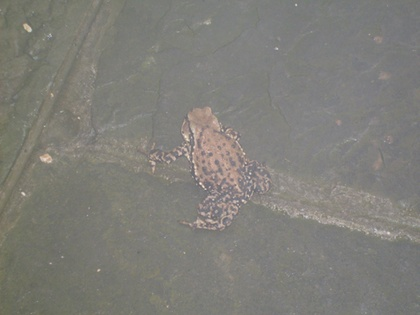
%> input picture images/frog.jpg, 420 x 315 px, shrunk from 512 x 384 before the run
$ octave hist.m   (GNU Octave 9; MATLAB toolbox functions it lacks are replaced by stand-ins)
%> lines starting %> are read from the running program, lines starting %| are printed output that depends on the picture
img=imread('C:\Animesh\images\images\frog.jpg');
%> img is the input picture: size 315x420x3 uint8; mean R, G, B 127.7, 126.5, 120.9

img=rgb2gray(img);
%> img: size 315x420 uint8

imhist(img);
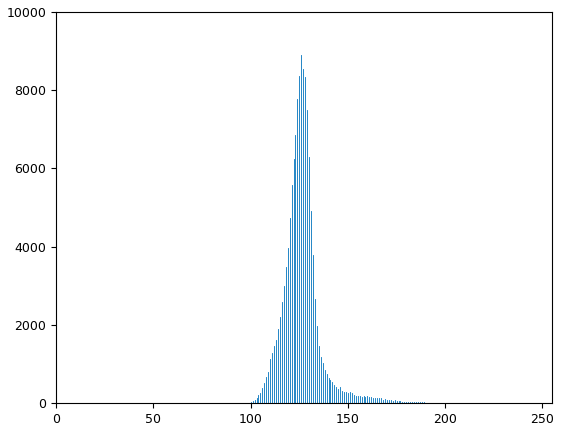
%> figure redrawn from the program's plot data; highest point at x = 126, y = 8895
freq=zeros(1,256);
figure;
imshow(img)
[maxx,maxy]=size(img);
%> maxx = 315; maxy = 420

for i=1:maxx
    for j=1:maxy
        temp=img(i,j)+1;
        freq(temp)=freq(temp)+1;
    end
end
%> after the loop, freq = 256 values, max 8895 at index 127, min 0 at index 1, mean 516.8

for i=1:256
    prob(i)=freq(i)/maxx/maxy;
end
%> after the loop, prob = 256 values, max 0.0672 at index 127, min 0 at index 1, mean 0.00391

ch(1)=freq(1);

for i=2:256
    ch(i)=ch(i-1)+freq(i);
end
%> after the loop, ch = 256 values from 0 to 132300

for i=1:256
    cdf(i)=ch(i)/maxx/maxy;
end
%> after the loop, cdf = 256 values from 0 to 1

for i=1:256
    cdf(i)=cdf(i)*256;
    cdf(i)=round(cdf(i));
end
%> after the loop, cdf = 256 values from 0 to 256

for i=1:maxx
    for j=1:maxy
        temp=img(i,j)+1;
        img(i,j)=cdf(temp);
    end
end
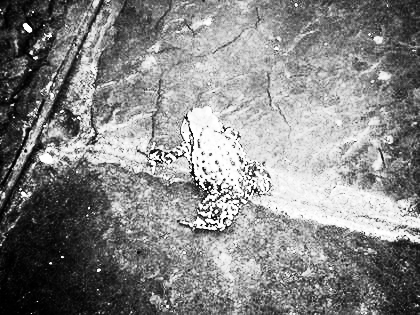
%> img: size 315x420 uint8; min 0, max 255, mean 133.1

img=uint8(img);
figure;
imhist(img);
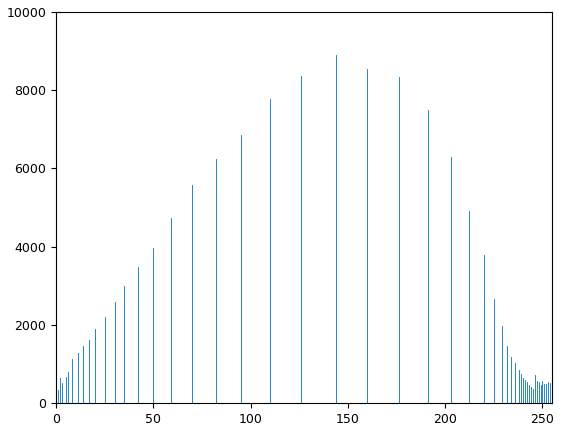
%> figure redrawn from the program's plot data; highest point at x = 144, y = 8895
figure;
imshow(img);
